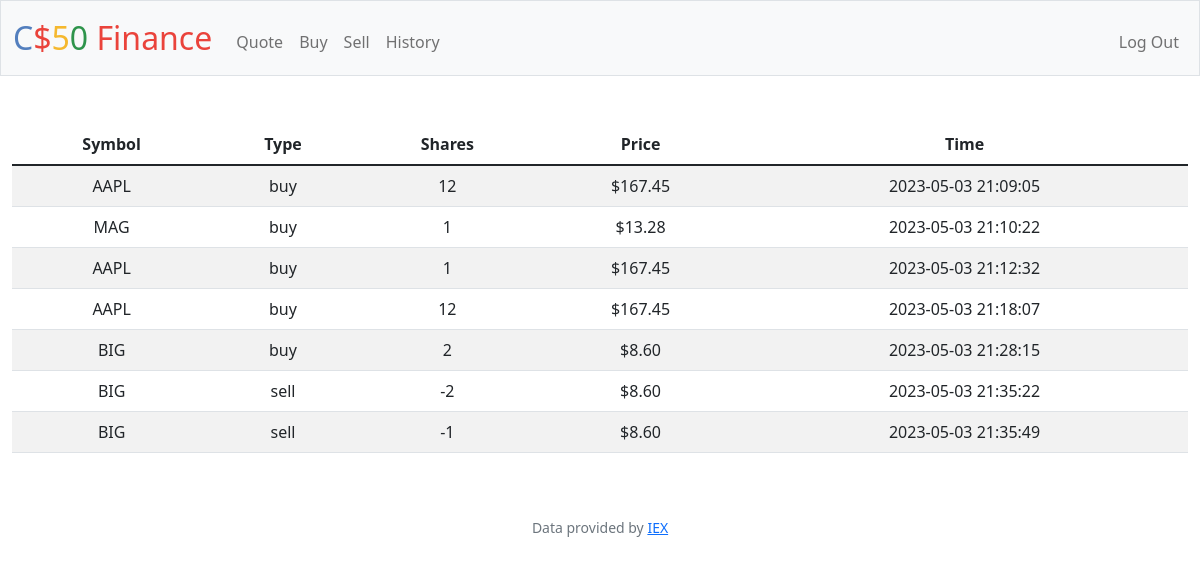
Screenshot of /history (signed in) with the database file from the repository.
### tables this page shows
CREATE TABLE transactions (
    id INTEGER PRIMARY KEY AUTOINCREMENT,
    user_id INTEGER NOT NULL,
    name TEXT NOT NULL,
    shares INTEGER NOT NULL,
    price NUMERIC NO NULL,
    type TEXT NOT NULL,
    symbol TEXT NOT NULL,
    time TIMESTAMP DEFAULT CURRENT_TIMESTAMP,
    FOREIGN KEY(user_id) REFERENCES users(id)
);

### app.py (the view)
@app.route("/history")
@login_required
def history():
    user_id = session["user_id"]
    transactions = db.execute("SELECT type, symbol, price, shares, time FROM transactions WHERE user_id = ?", user_id)
    return render_template("history.html", transactions=transactions)

### app.py (called while the page is built)
@app.after_request
def after_request(response):
    response.headers["Cache-Control"] = "no-cache, no-store, must-revalidate"
    response.headers["Expires"] = 0
    response.headers["Pragma"] = "no-cache"
    return response

### helpers.py (called while the page is built)
def login_required(f):
    @wraps(f)
    def decorated_function(*args, **kwargs):
        if session.get("user_id") is None:
            return redirect("/login")
        return f(*args, **kwargs)
    return decorated_function

### templates/history.html (shortened to what this page needs)
{% extends "index.html" %}
{% block main %}
<table class="table table-striped">
    <thead>
        <tr>
            <th>Symbol</th>
            <th>Type</th>
            <th>Shares</th>
            <th>Price</th>
            <th>Time</th>
        </tr>
    </thead>
    <tbody>
        {% for t in transactions %}
            <tr>
                <td>{{ t["symbol"].upper() }}</td>
                <td>{{ t["type"] }}</td>
                <td>{{ t["shares"] }}</td>
                <td>${{ '%0.2f'|format(t["price"]) }}</td>
                <td>{{ t["time"] }}</td>
            </tr>
        {% endfor %}
    </tbody>
</table>
{% endblock %}

### templates/index.html (shortened to what this page needs)
{% extends "layout.html" %}

### templates/layout.html (shortened to what this page needs)
<!DOCTYPE html>
<html lang="en">
    <head>
        <link href="https://cdn.jsdelivr.net/npm/bootstrap@5.1.3/dist/css/bootstrap.min.css" rel="stylesheet">
        <link href="/static/styles.css" rel="stylesheet">
    </head>
    <body>
        <nav class="bg-light border navbar navbar-expand-md navbar-light">
            <div class="container-fluid">
                <a class="navbar-brand" href="/"><span class="blue">C</span><span class="red">$</span><span class="yellow">5</span><span class="green">0</span> <span class="red">Finance</span></a>
                <div class="collapse navbar-collapse" id="navbar">
                    {% if session["user_id"] %}
                        <ul class="navbar-nav me-auto mt-2">
                            <li class="nav-item"><a class="nav-link" href="/quote">Quote</a></li>
                            <li class="nav-item"><a class="nav-link" href="/buy">Buy</a></li>
                            <li class="nav-item"><a class="nav-link" href="/sell">Sell</a></li>
                            <li class="nav-item"><a class="nav-link" href="/history">History</a></li>
                        </ul>
                        <ul class="navbar-nav ms-auto mt-2">
                            <li class="nav-item"><a class="nav-link" href="/logout">Log Out</a></li>
                        </ul>
                    {% else %}
                        <ul class="navbar-nav ms-auto mt-2">
                            <li class="nav-item"><a class="nav-link" href="/register">Register</a></li>
                            <li class="nav-item"><a class="nav-link" href="/login">Log In</a></li>
                        </ul>
                    {% endif %}
                </div>
            </div>
        </nav>
        <main class="container-fluid py-5 text-center">
            {% block main %}{% endblock %}
        </main>
        <footer class="mb-5 small text-center text-muted">
            Data provided by <a href="https://iexcloud.io/">IEX</a>
        </footer>
    </body>
</html>

### static/styles.css (style rules this page uses)
nav .navbar-brand { font-size: xx-large; }
nav .navbar-brand .blue { color: #537fbe; }
nav .navbar-brand .red { color: #ea433b; }
nav .navbar-brand .yellow { color: #f5b82e; }
nav .navbar-brand .green { color: #2e944b; }

### rows the page displays
transactions: symbol "AAPL", type "buy", shares "12", price "167.45", time "2023-05-03 21:09:05"
transactions: symbol "MAG", type "buy", shares "1", price "13.28", time "2023-05-03 21:10:22"
transactions: symbol "AAPL", type "buy", shares "1", price "167.45", time "2023-05-03 21:12:32"
transactions: symbol "AAPL", type "buy", shares "12", price "167.45", time "2023-05-03 21:18:07"
transactions: symbol "BIG", type "buy", shares "2", price "8.60", time "2023-05-03 21:28:15"
transactions: symbol "BIG", type "sell", shares "-2", price "8.60", time "2023-05-03 21:35:22"
transactions: symbol "BIG", type "sell", shares "-1", price "8.60", time "2023-05-03 21:35:49"
